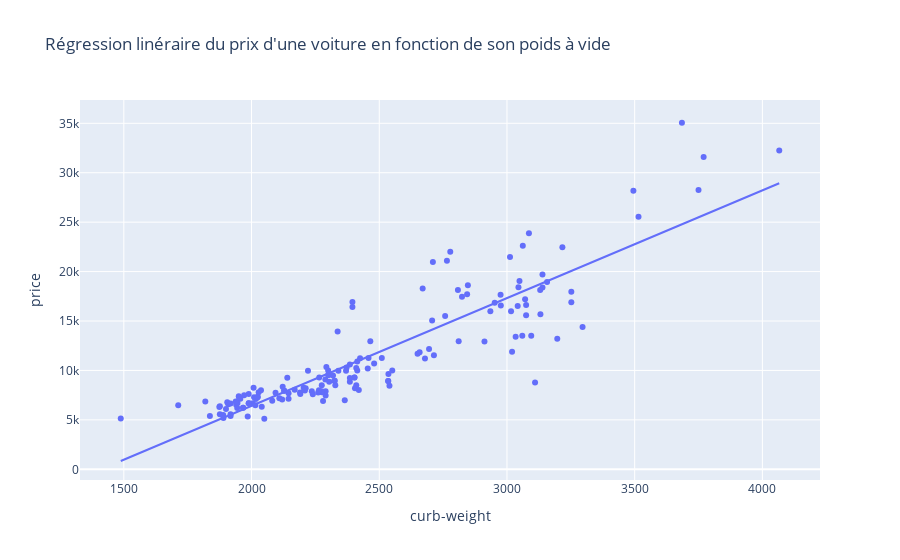

The notebook cell this image was saved under:
### Markdown cell above
Un coefficient de détermination (R²) de 0.799 montre que 79.9% de la variabilité du prix du véhicule est expliquée par le poids à vide du véhicule.  Cela signifie que le poids à vide du véhicule est un bon prédicteur du prix du véhicule.

### Code cell
# Visualisation de la droite de régression
px.scatter(df, x = "curb-weight", y = "price", trendline="ols", 
           title = "Régression linéraire du prix d'une voiture en fonction de son poids à vide") 

# ols signifie Ordinary Least Squares qui est la méthode des moindres carrés.

### Figure 1 — Plotly figure (JSON) as saved in the notebook; plotly's stock layout.template omitted (floating-point values rounded to 4 significant figures; data arrays with more than 128 entries replaced by an {"elided": "..."} marker saying what was removed)
{"data": [{"hovertemplate": "curb-weight=%{x}<br>price=%{y}<extra></extra>", "legendgroup": "", "marker": {"color": "#636efa", "symbol": "circle"}, "mode": "markers", "name": "", "orientation": "v", "showlegend": false, "type": "scatter", "x": {"elided": "159 int values"}, "xaxis": "x", "y": {"elided": "159 int values"}, "yaxis": "y"}, {"hovertemplate": "<b>OLS trendline</b><br>price = 10.899 * curb-weight + -15378.2<br>R<sup>2</sup>=0.798591<br><br>curb-weight=%{x}<br>price=%{y} <b>(trend)</b><extra></extra>", "legendgroup": "", "marker": {"color": "#636efa", "symbol": "circle"}, "mode": "lines", "name": "", "showlegend": false, "type": "scatter", "x": {"elided": "159 int values"}, "xaxis": "x", "y": {"elided": "159 float values"}, "yaxis": "y"}], "layout": {"legend": {"tracegroupgap": 0}, "title": {"text": "Régression linéraire du prix d'une voiture en fonction de son poids à vide"}, "xaxis": {"anchor": "y", "domain": [0, 1], "title": {"text": "curb-weight"}}, "yaxis": {"anchor": "x", "domain": [0, 1], "title": {"text": "price"}}}}
